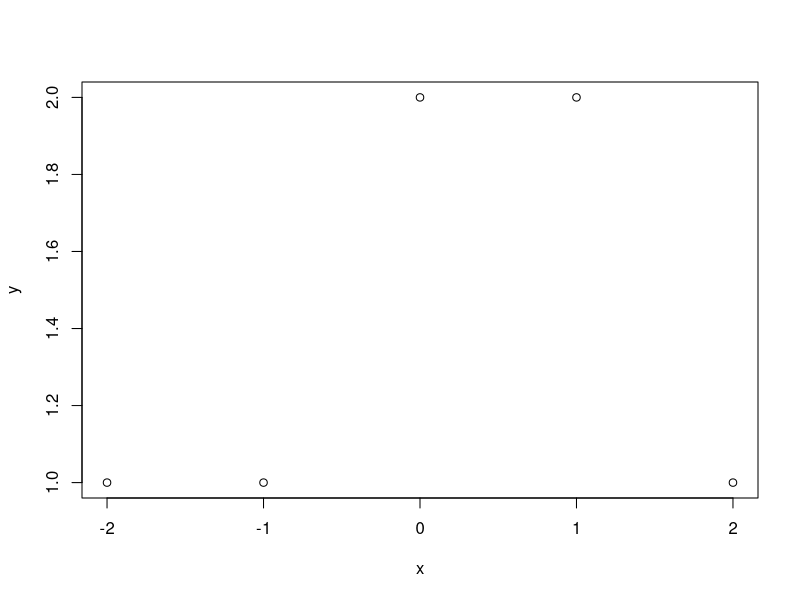

R code for this plot:
# Thomas Meagher HW4 Q4
# Section 7.9, Page 298, question 4

x = seq(-2,2)
y = c(
  1 + 0 + 0, # x = -2
  1 + 0 + 0, # x = -1
  1 + 1 + 0, # x = 0
  1 + (1-0) + 0, # x = 1
  1 + (1-1) + 0 # x =2
)
lm(y~x)
plot(x,y)